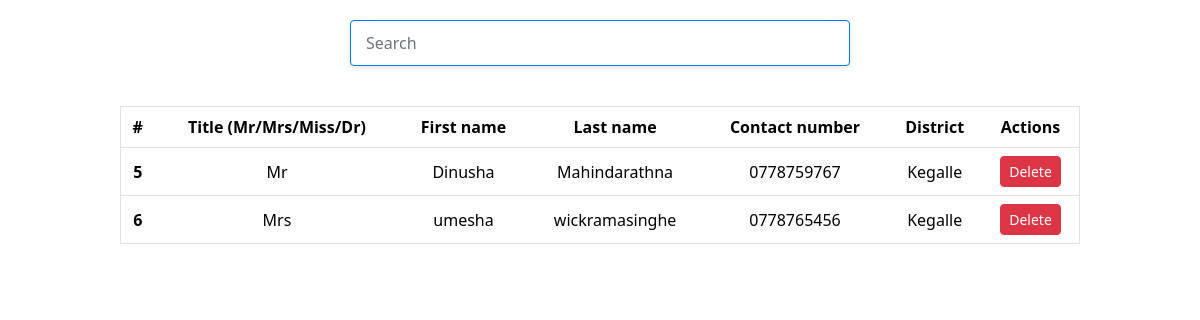
Page /customer/customer_list.php on the committed database.
### tables this page shows
CREATE TABLE `customer` (
  `id` int NOT NULL,
  `title` varchar(20) NOT NULL,
  `first_name` varchar(50) NOT NULL,
  `middle_name` varchar(50) NOT NULL,
  `last_name` varchar(50) NOT NULL,
  `contact_no` varchar(10) NOT NULL,
  `district` varchar(50) NOT NULL
);

### customer/customer_list.php (the view, shortened to what this page needs)
<?php
$db_server = "localhost";
$db_user = "root";
$db_pass = "";
$db_name = "db";
$conn = new mysqli($db_server, $db_user, $db_pass, $db_name);
?>
<!DOCTYPE html>
<html lang="en">
<head>
  <link href="https://cdn.jsdelivr.net/npm/bootstrap@5.3.3/dist/css/bootstrap.min.css" rel="stylesheet">
</head>
<body>
<div class="form-outline" data-mdb-input-init>
  <input type="search" id="form1" class="form-control" placeholder="Search" aria-label="Search" />
</div>
<div class="table-responsive">
  <table class="table">
    <thead>
      <tr>
        <th scope="col">#</th>
        <th scope="col">Title (Mr/Mrs/Miss/Dr)</th>
        <th scope="col">First name</th>
        <th scope="col">Last name</th>
        <th scope="col">Contact number</th>
        <th scope="col">District</th>
        <th scope="col">Actions</th>
      </tr>
    </thead>
    <tbody>
      <?php
        $sql = "SELECT id, title, first_name, last_name, contact_no, district FROM customer";
        $result = $conn->query($sql);
        if ($result->num_rows > 0) {
            while($row = $result->fetch_assoc()) {
                echo "<tr>
                        <th scope='row' data-id='" . $row["id"] . "'>" . $row["id"] . "</th>
                        <td class='editable' data-field='title'>" . $row["title"] . "</td>
                        <td class='editable' data-field='first_name'>" . $row["first_name"] . "</td>
                        <td class='editable' data-field='last_name'>" . $row["last_name"] . "</td>
                        <td class='editable' data-field='contact_no'>" . $row["contact_no"] . "</td>
                        <td class='editable' data-field='district'>" . $row["district"] . "</td>
                        <td>
                          <a href='delete.php?id=" . $row["id"] . "' class='btn btn-delete btn-sm'>Delete</a>
                        </td>
                      </tr>";
            }
        } else {
            echo "<tr><td colspan='7'>No records found</td></tr>";
        }
      ?>
    </tbody>
  </table>
</div>
</body>
</html>

### customer/customer_list.php (style rules this page uses)
table { margin: 20px auto; max-width: 80%; border: 1px solid #ddd; border-radius: 8px; background-color: #f9f9f9; }
th, td { text-align: center; padding: 12px; vertical-align: middle; cursor: pointer; }
th { background-color: #007bff; color: #fff; }
tbody tr:nth-child(odd) { background-color: #f2f2f2; }
tbody tr:nth-child(even) { background-color: #fff; }
.table-responsive { overflow-x: auto; }
.btn-delete { background-color: #dc3545; border-color: #dc3545; color: #fff; }
.form-outline { margin: 20px auto; max-width: 500px; }
.form-outline input[type="search"] { border: 1px solid #007bff; border-radius: 4px; padding: 10px 15px; font-size: 16px; box-shadow: 0 2px 4px rgba(0, 0, 0, 0.1); }
.form-outline input[type="search"]::placeholder { color: #6c757d; }

### rows in the picture
customer: id "5", title "Mr", first_name "Dinusha", last_name "Mahindarathna", contact_no "0778759767", district "Kegalle"
customer: id "6", title "Mrs", first_name "umesha", last_name "wickramasinghe", contact_no "0778765456", district "Kegalle"
